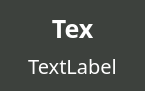
<?xml version="1.0" encoding="UTF-8"?>
<ui version="4.0">
 <class>MainWindow</class>
 <widget class="QMainWindow" name="MainWindow">
  <property name="geometry">
   <rect>
    <x>0</x>
    <y>0</y>
    <width>145</width>
    <height>82</height>
   </rect>
  </property>
  <property name="sizePolicy">
   <sizepolicy hsizetype="Preferred" vsizetype="Preferred">
    <horstretch>0</horstretch>
    <verstretch>0</verstretch>
   </sizepolicy>
  </property>
  <property name="windowTitle">
   <string>MainWindow</string>
  </property>
  <property name="styleSheet">
   <string notr="true">QMainWindow#MainWindow{background-color: #3d413d;}</string>
  </property>
  <widget class="QWidget" name="centralWidget">
   <property name="sizePolicy">
    <sizepolicy hsizetype="Fixed" vsizetype="Fixed">
     <horstretch>0</horstretch>
     <verstretch>0</verstretch>
    </sizepolicy>
   </property>
   <property name="font">
    <font>
     <family>Source Code Pro</family>
     <pointsize>6</pointsize>
    </font>
   </property>
   <property name="styleSheet">
    <string notr="true"/>
   </property>
   <layout class="QVBoxLayout" name="verticalLayout">
    <item>
     <widget class="QLabel" name="time">
      <property name="sizePolicy">
       <sizepolicy hsizetype="Preferred" vsizetype="Preferred">
        <horstretch>0</horstretch>
        <verstretch>0</verstretch>
       </sizepolicy>
      </property>
      <property name="palette">
       <palette>
        <active>
         <colorrole role="WindowText">
          <brush brushstyle="SolidPattern">
           <color alpha="255">
            <red>255</red>
            <green>255</green>
            <blue>255</blue>
           </color>
          </brush>
         </colorrole>
         <colorrole role="Button">
          <brush brushstyle="SolidPattern">
           <color alpha="255">
            <red>61</red>
            <green>65</green>
            <blue>61</blue>
           </color>
          </brush>
         </colorrole>
         <colorrole role="Light">
          <brush brushstyle="SolidPattern">
           <color alpha="255">
            <red>91</red>
            <green>97</green>
            <blue>91</blue>
           </color>
          </brush>
         </colorrole>
         <colorrole role="Midlight">
          <brush brushstyle="SolidPattern">
           <color alpha="255">
            <red>76</red>
            <green>81</green>
            <blue>76</blue>
           </color>
          </brush>
         </colorrole>
         <colorrole role="Dark">
          <brush brushstyle="SolidPattern">
           <color alpha="255">
            <red>30</red>
            <green>32</green>
            <blue>30</blue>
           </color>
          </brush>
         </colorrole>
         <colorrole role="Mid">
          <brush brushstyle="SolidPattern">
           <color alpha="255">
            <red>40</red>
            <green>43</green>
            <blue>40</blue>
           </color>
          </brush>
         </colorrole>
         <colorrole role="Text">
          <brush brushstyle="SolidPattern">
           <color alpha="255">
            <red>255</red>
            <green>255</green>
            <blue>255</blue>
           </color>
          </brush>
         </colorrole>
         <colorrole role="BrightText">
          <brush brushstyle="SolidPattern">
           <color alpha="255">
            <red>255</red>
            <green>255</green>
            <blue>255</blue>
           </color>
          </brush>
         </colorrole>
         <colorrole role="ButtonText">
          <brush brushstyle="SolidPattern">
           <color alpha="255">
            <red>255</red>
            <green>255</green>
            <blue>255</blue>
           </color>
          </brush>
         </colorrole>
         <colorrole role="Base">
          <brush brushstyle="SolidPattern">
           <color alpha="255">
            <red>0</red>
            <green>0</green>
            <blue>0</blue>
           </color>
          </brush>
         </colorrole>
         <colorrole role="Window">
          <brush brushstyle="SolidPattern">
           <color alpha="255">
            <red>61</red>
            <green>65</green>
            <blue>61</blue>
           </color>
          </brush>
         </colorrole>
         <colorrole role="Shadow">
          <brush brushstyle="SolidPattern">
           <color alpha="255">
            <red>0</red>
            <green>0</green>
            <blue>0</blue>
           </color>
          </brush>
         </colorrole>
         <colorrole role="AlternateBase">
          <brush brushstyle="SolidPattern">
           <color alpha="255">
            <red>30</red>
            <green>32</green>
            <blue>30</blue>
           </color>
          </brush>
         </colorrole>
         <colorrole role="ToolTipBase">
          <brush brushstyle="SolidPattern">
           <color alpha="255">
            <red>255</red>
            <green>255</green>
            <blue>220</blue>
           </color>
          </brush>
         </colorrole>
         <colorrole role="ToolTipText">
          <brush brushstyle="SolidPattern">
           <color alpha="255">
            <red>0</red>
            <green>0</green>
            <blue>0</blue>
           </color>
          </brush>
         </colorrole>
        </active>
        <inactive>
         <colorrole role="WindowText">
          <brush brushstyle="SolidPattern">
           <color alpha="255">
            <red>255</red>
            <green>255</green>
            <blue>255</blue>
           </color>
          </brush>
         </colorrole>
         <colorrole role="Button">
          <brush brushstyle="SolidPattern">
           <color alpha="255">
            <red>61</red>
            <green>65</green>
            <blue>61</blue>
           </color>
          </brush>
         </colorrole>
         <colorrole role="Light">
          <brush brushstyle="SolidPattern">
           <color alpha="255">
            <red>91</red>
            <green>97</green>
            <blue>91</blue>
           </color>
          </brush>
         </colorrole>
         <colorrole role="Midlight">
          <brush brushstyle="SolidPattern">
           <color alpha="255">
            <red>76</red>
            <green>81</green>
            <blue>76</blue>
           </color>
          </brush>
         </colorrole>
         <colorrole role="Dark">
          <brush brushstyle="SolidPattern">
           <color alpha="255">
            <red>30</red>
            <green>32</green>
            <blue>30</blue>
           </color>
          </brush>
         </colorrole>
         <colorrole role="Mid">
          <brush brushstyle="SolidPattern">
           <color alpha="255">
            <red>40</red>
            <green>43</green>
            <blue>40</blue>
           </color>
          </brush>
         </colorrole>
         <colorrole role="Text">
          <brush brushstyle="SolidPattern">
           <color alpha="255">
            <red>255</red>
            <green>255</green>
            <blue>255</blue>
           </color>
          </brush>
         </colorrole>
         <colorrole role="BrightText">
          <brush brushstyle="SolidPattern">
           <color alpha="255">
            <red>255</red>
            <green>255</green>
            <blue>255</blue>
           </color>
          </brush>
         </colorrole>
         <colorrole role="ButtonText">
          <brush brushstyle="SolidPattern">
           <color alpha="255">
            <red>255</red>
            <green>255</green>
            <blue>255</blue>
           </color>
          </brush>
         </colorrole>
         <colorrole role="Base">
          <brush brushstyle="SolidPattern">
           <color alpha="255">
            <red>0</red>
            <green>0</green>
            <blue>0</blue>
           </color>
          </brush>
         </colorrole>
         <colorrole role="Window">
          <brush brushstyle="SolidPattern">
           <color alpha="255">
            <red>61</red>
            <green>65</green>
            <blue>61</blue>
           </color>
          </brush>
         </colorrole>
         <colorrole role="Shadow">
          <brush brushstyle="SolidPattern">
           <color alpha="255">
            <red>0</red>
            <green>0</green>
            <blue>0</blue>
           </color>
          </brush>
         </colorrole>
         <colorrole role="AlternateBase">
          <brush brushstyle="SolidPattern">
           <color alpha="255">
            <red>30</red>
            <green>32</green>
            <blue>30</blue>
           </color>
          </brush>
         </colorrole>
         <colorrole role="ToolTipBase">
          <brush brushstyle="SolidPattern">
           <color alpha="255">
            <red>255</red>
            <green>255</green>
            <blue>220</blue>
           </color>
          </brush>
         </colorrole>
         <colorrole role="ToolTipText">
          <brush brushstyle="SolidPattern">
           <color alpha="255">
            <red>0</red>
            <green>0</green>
            <blue>0</blue>
           </color>
          </brush>
         </colorrole>
        </inactive>
        <disabled>
         <colorrole role="WindowText">
          <brush brushstyle="SolidPattern">
           <color alpha="255">
            <red>30</red>
            <green>32</green>
            <blue>30</blue>
           </color>
          </brush>
         </colorrole>
         <colorrole role="Button">
          <brush brushstyle="SolidPattern">
           <color alpha="255">
            <red>61</red>
            <green>65</green>
            <blue>61</blue>
           </color>
          </brush>
         </colorrole>
         <colorrole role="Light">
          <brush brushstyle="SolidPattern">
           <color alpha="255">
            <red>91</red>
            <green>97</green>
            <blue>91</blue>
           </color>
          </brush>
         </colorrole>
         <colorrole role="Midlight">
          <brush brushstyle="SolidPattern">
           <color alpha="255">
            <red>76</red>
            <green>81</green>
            <blue>76</blue>
           </color>
          </brush>
         </colorrole>
         <colorrole role="Dark">
          <brush brushstyle="SolidPattern">
           <color alpha="255">
            <red>30</red>
            <green>32</green>
            <blue>30</blue>
           </color>
          </brush>
         </colorrole>
         <colorrole role="Mid">
          <brush brushstyle="SolidPattern">
           <color alpha="255">
            <red>40</red>
            <green>43</green>
            <blue>40</blue>
           </color>
          </brush>
         </colorrole>
         <colorrole role="Text">
          <brush brushstyle="SolidPattern">
           <color alpha="255">
            <red>30</red>
            <green>32</green>
            <blue>30</blue>
           </color>
          </brush>
         </colorrole>
         <colorrole role="BrightText">
          <brush brushstyle="SolidPattern">
           <color alpha="255">
            <red>255</red>
            <green>255</green>
            <blue>255</blue>
           </color>
          </brush>
         </colorrole>
         <colorrole role="ButtonText">
          <brush brushstyle="SolidPattern">
           <color alpha="255">
            <red>30</red>
            <green>32</green>
            <blue>30</blue>
           </color>
          </brush>
         </colorrole>
         <colorrole role="Base">
          <brush brushstyle="SolidPattern">
           <color alpha="255">
            <red>61</red>
            <green>65</green>
            <blue>61</blue>
           </color>
          </brush>
         </colorrole>
         <colorrole role="Window">
          <brush brushstyle="SolidPattern">
           <color alpha="255">
            <red>61</red>
            <green>65</green>
            <blue>61</blue>
           </color>
          </brush>
         </colorrole>
         <colorrole role="Shadow">
          <brush brushstyle="SolidPattern">
           <color alpha="255">
            <red>0</red>
            <green>0</green>
            <blue>0</blue>
           </color>
          </brush>
         </colorrole>
         <colorrole role="AlternateBase">
          <brush brushstyle="SolidPattern">
           <color alpha="255">
            <red>61</red>
            <green>65</green>
            <blue>61</blue>
           </color>
          </brush>
         </colorrole>
         <colorrole role="ToolTipBase">
          <brush brushstyle="SolidPattern">
           <color alpha="255">
            <red>255</red>
            <green>255</green>
            <blue>220</blue>
           </color>
          </brush>
         </colorrole>
         <colorrole role="ToolTipText">
          <brush brushstyle="SolidPattern">
           <color alpha="255">
            <red>0</red>
            <green>0</green>
            <blue>0</blue>
           </color>
          </brush>
         </colorrole>
        </disabled>
       </palette>
      </property>
      <property name="font">
       <font>
        <family>Source Code Pro</family>
        <pointsize>19</pointsize>
        <weight>75</weight>
        <bold>true</bold>
       </font>
      </property>
      <property name="contextMenuPolicy">
       <enum>Qt::NoContextMenu</enum>
      </property>
      <property name="layoutDirection">
       <enum>Qt::LeftToRight</enum>
      </property>
      <property name="styleSheet">
       <string notr="true"/>
      </property>
      <property name="frameShape">
       <enum>QFrame::NoFrame</enum>
      </property>
      <property name="frameShadow">
       <enum>QFrame::Sunken</enum>
      </property>
      <property name="lineWidth">
       <number>4</number>
      </property>
      <property name="text">
       <string>Tex</string>
      </property>
      <property name="alignment">
       <set>Qt::AlignHCenter|Qt::AlignTop</set>
      </property>
     </widget>
    </item>
    <item>
     <widget class="QLabel" name="label">
      <property name="palette">
       <palette>
        <active>
         <colorrole role="WindowText">
          <brush brushstyle="SolidPattern">
           <color alpha="255">
            <red>255</red>
            <green>255</green>
            <blue>255</blue>
           </color>
          </brush>
         </colorrole>
         <colorrole role="Button">
          <brush brushstyle="SolidPattern">
           <color alpha="255">
            <red>39</red>
            <green>39</green>
            <blue>39</blue>
           </color>
          </brush>
         </colorrole>
         <colorrole role="Light">
          <brush brushstyle="SolidPattern">
           <color alpha="255">
            <red>58</red>
            <green>58</green>
            <blue>58</blue>
           </color>
          </brush>
         </colorrole>
         <colorrole role="Midlight">
          <brush brushstyle="SolidPattern">
           <color alpha="255">
            <red>48</red>
            <green>48</green>
            <blue>48</blue>
           </color>
          </brush>
         </colorrole>
         <colorrole role="Dark">
          <brush brushstyle="SolidPattern">
           <color alpha="255">
            <red>19</red>
            <green>19</green>
            <blue>19</blue>
           </color>
          </brush>
         </colorrole>
         <colorrole role="Mid">
          <brush brushstyle="SolidPattern">
           <color alpha="255">
            <red>26</red>
            <green>26</green>
            <blue>26</blue>
           </color>
          </brush>
         </colorrole>
         <colorrole role="Text">
          <brush brushstyle="SolidPattern">
           <color alpha="255">
            <red>255</red>
            <green>255</green>
            <blue>255</blue>
           </color>
          </brush>
         </colorrole>
         <colorrole role="BrightText">
          <brush brushstyle="SolidPattern">
           <color alpha="255">
            <red>255</red>
            <green>255</green>
            <blue>255</blue>
           </color>
          </brush>
         </colorrole>
         <colorrole role="ButtonText">
          <brush brushstyle="SolidPattern">
           <color alpha="255">
            <red>255</red>
            <green>255</green>
            <blue>255</blue>
           </color>
          </brush>
         </colorrole>
         <colorrole role="Base">
          <brush brushstyle="SolidPattern">
           <color alpha="255">
            <red>0</red>
            <green>0</green>
            <blue>0</blue>
           </color>
          </brush>
         </colorrole>
         <colorrole role="Window">
          <brush brushstyle="SolidPattern">
           <color alpha="255">
            <red>39</red>
            <green>39</green>
            <blue>39</blue>
           </color>
          </brush>
         </colorrole>
         <colorrole role="Shadow">
          <brush brushstyle="SolidPattern">
           <color alpha="255">
            <red>0</red>
            <green>0</green>
            <blue>0</blue>
           </color>
          </brush>
         </colorrole>
         <colorrole role="AlternateBase">
          <brush brushstyle="SolidPattern">
           <color alpha="255">
            <red>19</red>
            <green>19</green>
            <blue>19</blue>
           </color>
          </brush>
         </colorrole>
         <colorrole role="ToolTipBase">
          <brush brushstyle="SolidPattern">
           <color alpha="255">
            <red>255</red>
            <green>255</green>
            <blue>220</blue>
           </color>
          </brush>
         </colorrole>
         <colorrole role="ToolTipText">
          <brush brushstyle="SolidPattern">
           <color alpha="255">
            <red>0</red>
            <green>0</green>
            <blue>0</blue>
           </color>
          </brush>
         </colorrole>
        </active>
        <inactive>
         <colorrole role="WindowText">
          <brush brushstyle="SolidPattern">
           <color alpha="255">
            <red>255</red>
            <green>255</green>
            <blue>255</blue>
           </color>
          </brush>
         </colorrole>
         <colorrole role="Button">
          <brush brushstyle="SolidPattern">
           <color alpha="255">
            <red>39</red>
            <green>39</green>
            <blue>39</blue>
           </color>
          </brush>
         </colorrole>
         <colorrole role="Light">
          <brush brushstyle="SolidPattern">
           <color alpha="255">
            <red>58</red>
            <green>58</green>
            <blue>58</blue>
           </color>
          </brush>
         </colorrole>
         <colorrole role="Midlight">
          <brush brushstyle="SolidPattern">
           <color alpha="255">
            <red>48</red>
            <green>48</green>
            <blue>48</blue>
           </color>
          </brush>
         </colorrole>
         <colorrole role="Dark">
          <brush brushstyle="SolidPattern">
           <color alpha="255">
            <red>19</red>
            <green>19</green>
            <blue>19</blue>
           </color>
          </brush>
         </colorrole>
         <colorrole role="Mid">
          <brush brushstyle="SolidPattern">
           <color alpha="255">
            <red>26</red>
            <green>26</green>
            <blue>26</blue>
           </color>
          </brush>
         </colorrole>
         <colorrole role="Text">
          <brush brushstyle="SolidPattern">
           <color alpha="255">
            <red>255</red>
            <green>255</green>
            <blue>255</blue>
           </color>
          </brush>
         </colorrole>
         <colorrole role="BrightText">
          <brush brushstyle="SolidPattern">
           <color alpha="255">
            <red>255</red>
            <green>255</green>
            <blue>255</blue>
           </color>
          </brush>
         </colorrole>
         <colorrole role="ButtonText">
          <brush brushstyle="SolidPattern">
           <color alpha="255">
            <red>255</red>
            <green>255</green>
            <blue>255</blue>
           </color>
          </brush>
         </colorrole>
         <colorrole role="Base">
          <brush brushstyle="SolidPattern">
           <color alpha="255">
            <red>0</red>
            <green>0</green>
            <blue>0</blue>
           </color>
          </brush>
         </colorrole>
         <colorrole role="Window">
          <brush brushstyle="SolidPattern">
           <color alpha="255">
            <red>39</red>
            <green>39</green>
            <blue>39</blue>
           </color>
          </brush>
         </colorrole>
         <colorrole role="Shadow">
          <brush brushstyle="SolidPattern">
           <color alpha="255">
            <red>0</red>
            <green>0</green>
            <blue>0</blue>
           </color>
          </brush>
         </colorrole>
         <colorrole role="AlternateBase">
          <brush brushstyle="SolidPattern">
           <color alpha="255">
            <red>19</red>
            <green>19</green>
            <blue>19</blue>
           </color>
          </brush>
         </colorrole>
         <colorrole role="ToolTipBase">
          <brush brushstyle="SolidPattern">
           <color alpha="255">
            <red>255</red>
            <green>255</green>
            <blue>220</blue>
           </color>
          </brush>
         </colorrole>
         <colorrole role="ToolTipText">
          <brush brushstyle="SolidPattern">
           <color alpha="255">
            <red>0</red>
            <green>0</green>
            <blue>0</blue>
           </color>
          </brush>
         </colorrole>
        </inactive>
        <disabled>
         <colorrole role="WindowText">
          <brush brushstyle="SolidPattern">
           <color alpha="255">
            <red>19</red>
            <green>19</green>
            <blue>19</blue>
           </color>
          </brush>
         </colorrole>
         <colorrole role="Button">
          <brush brushstyle="SolidPattern">
           <color alpha="255">
            <red>39</red>
            <green>39</green>
            <blue>39</blue>
           </color>
          </brush>
         </colorrole>
         <colorrole role="Light">
          <brush brushstyle="SolidPattern">
           <color alpha="255">
            <red>58</red>
            <green>58</green>
            <blue>58</blue>
           </color>
          </brush>
         </colorrole>
         <colorrole role="Midlight">
          <brush brushstyle="SolidPattern">
           <color alpha="255">
            <red>48</red>
            <green>48</green>
            <blue>48</blue>
           </color>
          </brush>
         </colorrole>
         <colorrole role="Dark">
          <brush brushstyle="SolidPattern">
           <color alpha="255">
            <red>19</red>
            <green>19</green>
            <blue>19</blue>
           </color>
          </brush>
         </colorrole>
         <colorrole role="Mid">
          <brush brushstyle="SolidPattern">
           <color alpha="255">
            <red>26</red>
            <green>26</green>
            <blue>26</blue>
           </color>
          </brush>
         </colorrole>
         <colorrole role="Text">
          <brush brushstyle="SolidPattern">
           <color alpha="255">
            <red>19</red>
            <green>19</green>
            <blue>19</blue>
           </color>
          </brush>
         </colorrole>
         <colorrole role="BrightText">
          <brush brushstyle="SolidPattern">
           <color alpha="255">
            <red>255</red>
            <green>255</green>
            <blue>255</blue>
           </color>
          </brush>
         </colorrole>
         <colorrole role="ButtonText">
          <brush brushstyle="SolidPattern">
           <color alpha="255">
            <red>19</red>
            <green>19</green>
            <blue>19</blue>
           </color>
          </brush>
         </colorrole>
         <colorrole role="Base">
          <brush brushstyle="SolidPattern">
           <color alpha="255">
            <red>39</red>
            <green>39</green>
            <blue>39</blue>
           </color>
          </brush>
         </colorrole>
         <colorrole role="Window">
          <brush brushstyle="SolidPattern">
           <color alpha="255">
            <red>39</red>
            <green>39</green>
            <blue>39</blue>
           </color>
          </brush>
         </colorrole>
         <colorrole role="Shadow">
          <brush brushstyle="SolidPattern">
           <color alpha="255">
            <red>0</red>
            <green>0</green>
            <blue>0</blue>
           </color>
          </brush>
         </colorrole>
         <colorrole role="AlternateBase">
          <brush brushstyle="SolidPattern">
           <color alpha="255">
            <red>39</red>
            <green>39</green>
            <blue>39</blue>
           </color>
          </brush>
         </colorrole>
         <colorrole role="ToolTipBase">
          <brush brushstyle="SolidPattern">
           <color alpha="255">
            <red>255</red>
            <green>255</green>
            <blue>220</blue>
           </color>
          </brush>
         </colorrole>
         <colorrole role="ToolTipText">
          <brush brushstyle="SolidPattern">
           <color alpha="255">
            <red>0</red>
            <green>0</green>
            <blue>0</blue>
           </color>
          </brush>
         </colorrole>
        </disabled>
       </palette>
      </property>
      <property name="font">
       <font>
        <family>Source Code Pro</family>
        <pointsize>15</pointsize>
       </font>
      </property>
      <property name="styleSheet">
       <string notr="true"/>
      </property>
      <property name="text">
       <string>TextLabel</string>
      </property>
      <property name="alignment">
       <set>Qt::AlignBottom|Qt::AlignHCenter</set>
      </property>
     </widget>
    </item>
   </layout>
  </widget>
 </widget>
 <layoutdefault spacing="6" margin="11"/>
 <resources/>
 <connections/>
</ui>
